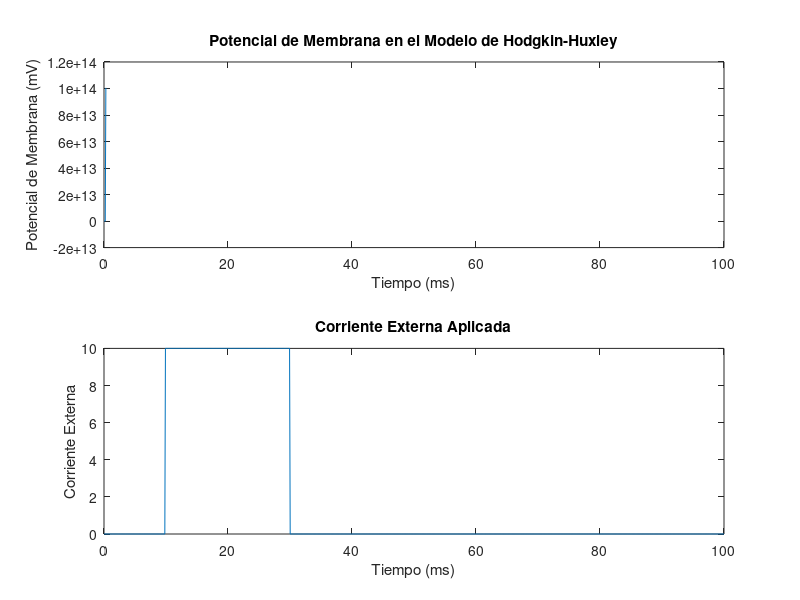

MATLAB code for this plot:
clear;
clc;

% Parámetros del modelo
Cm = 1e-6; % Capacitancia de la membrana (F/cm^2)
gNa = 120e-3; % Conductancia máxima de sodio (S/cm^2)
gK = 36e-3; % Conductancia máxima de potasio (S/cm^2)
gL = 0.3e-3; % Conductancia máxima de fuga (S/cm^2)
ENa = 50e-3; % Potencial de equilibrio para sodio (V)
EK = -77e-3; % Potencial de equilibrio para potasio (V)
EL = -54.4e-3; % Potencial de equilibrio para fuga (V)

% Parámetros de tiempo y simulación
tSpan = [0, 100]; % Tiempo de simulación (ms)
t = linspace(tSpan(1), tSpan(2), 1000); % Arreglo de tiempo
dt = t(2) - t(1); % Incremento de tiempo
N = length(t); % Número de puntos en el tiempo

% Corriente externa (estimulación)
Iext = zeros(N, 1); % Corriente externa
Iext(100:300) = 10; % Estímulo aplicado entre 10 y 30 ms

% Variables de estado iniciales
u = -65 * ones(N, 1); % Potencial de membrana inicial (mV)
m = 0.05 * ones(N, 1); % Estado inicial de la puerta m
h = 0.6 * ones(N, 1); % Estado inicial de la puerta h
n = 0.32 * ones(N, 1); % Estado inicial de la puerta n

% Funciones de apertura y cierre
alpha_m = @(u) (2.5 - 0.1 * (u + 65)) ./ (exp(2.5 - 0.1 * (u + 65)) - 1);
beta_m = @(u) 4 * exp(-(u + 65) / 18);
alpha_h = @(u) 0.07 * exp(-(u + 65) / 20);
beta_h = @(u) 1 ./ (exp((30 - (u + 65)) / 10) + 1);
alpha_n = @(u) (0.01 * (u + 65 - 10)) ./ (exp((10 - (u + 65)) / 10) - 1);
beta_n = @(u) 0.125 * exp(-(u + 65) / 80);

%% Cambio en el tiempo
for i = 1:N - 1
    % Cálculo de corrientes
    INa = gNa * (m(i)^3) * h(i) * (u(i) - ENa);
    IK = gK * (n(i)^4) * (u(i) - EK);
    IL = gL * (u(i) - EL);
    
    % Ecuación diferencial para el potencial de membrana
    dudt = (Iext(i) - INa - IK - IL) / Cm;
    
    % Actualización del potencial de membrana
    u(i + 1) = u(i) + dudt * dt;
    
    % Ecuaciones diferenciales para m, h, n
    m(i + 1) = m(i) + (alpha_m(u(i)) * (1 - m(i)) - beta_m(m(i))) * dt;
    h(i + 1) = h(i) + (alpha_h(u(i)) * (1 - h(i)) - beta_h(h(i))) * dt;
    n(i + 1) = n(i) + (alpha_n(u(i)) * (1 - n(i)) - beta_n(n(i))) * dt;
end

% Gráficas de resultados
figure;
subplot(2, 1, 1);
plot(t, u);
xlabel('Tiempo (ms)');
ylabel('Potencial de Membrana (mV)');
title('Potencial de Membrana en el Modelo de Hodgkin-Huxley');

subplot(2, 1, 2);
plot(t, Iext);
xlabel('Tiempo (ms)');
ylabel('Corriente Externa');
title('Corriente Externa Aplicada');
